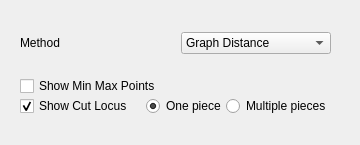
<?xml version="1.0" encoding="UTF-8"?>
<ui version="4.0">
 <class>CutLocusPanel</class>
 <widget class="QWidget" name="CutLocusPanel">
  <property name="geometry">
   <rect>
    <x>0</x>
    <y>0</y>
    <width>360</width>
    <height>145</height>
   </rect>
  </property>
  <property name="windowTitle">
   <string>Cut Locus Panel</string>
  </property>
  <widget class="QWidget" name="verticalLayoutWidget">
   <property name="geometry">
    <rect>
     <x>20</x>
     <y>20</y>
     <width>311</width>
     <height>108</height>
    </rect>
   </property>
   <layout class="QVBoxLayout" name="verticalLayout">
    <property name="spacing">
     <number>10</number>
    </property>
    <item>
     <layout class="QHBoxLayout" name="horizontalLayout">
      <item>
       <widget class="QLabel" name="label">
        <property name="text">
         <string>Method</string>
        </property>
        <property name="alignment">
         <set>Qt::AlignLeading|Qt::AlignLeft|Qt::AlignVCenter</set>
        </property>
        <property name="indent">
         <number>-1</number>
        </property>
       </widget>
      </item>
      <item>
       <widget class="QComboBox" name="methodComboBox">
        <item>
         <property name="text">
          <string>Graph Distance</string>
         </property>
        </item>
        <item>
         <property name="text">
          <string>Geodesics</string>
         </property>
        </item>
       </widget>
      </item>
     </layout>
    </item>
    <item>
     <layout class="QHBoxLayout" name="horizontalLayout_2">
      <item>
       <layout class="QVBoxLayout" name="verticalLayout_2">
        <property name="spacing">
         <number>0</number>
        </property>
        <item>
         <widget class="QCheckBox" name="MinmaxCheckBox">
          <property name="text">
           <string>Show Min Max Points</string>
          </property>
          <property name="checked">
           <bool>false</bool>
          </property>
         </widget>
        </item>
        <item>
         <layout class="QHBoxLayout" name="horizontalLayout_3">
          <property name="spacing">
           <number>0</number>
          </property>
          <item>
           <widget class="QCheckBox" name="CutCheckBox">
            <property name="text">
             <string>Show Cut Locus</string>
            </property>
            <property name="checked">
             <bool>true</bool>
            </property>
           </widget>
          </item>
          <item>
           <widget class="QRadioButton" name="OneCutRadioButton">
            <property name="enabled">
             <bool>true</bool>
            </property>
            <property name="sizePolicy">
             <sizepolicy hsizetype="Fixed" vsizetype="Fixed">
              <horstretch>0</horstretch>
              <verstretch>0</verstretch>
             </sizepolicy>
            </property>
            <property name="minimumSize">
             <size>
              <width>80</width>
              <height>0</height>
             </size>
            </property>
            <property name="layoutDirection">
             <enum>Qt::LeftToRight</enum>
            </property>
            <property name="autoFillBackground">
             <bool>false</bool>
            </property>
            <property name="text">
             <string>One piece</string>
            </property>
            <property name="checked">
             <bool>true</bool>
            </property>
            <attribute name="buttonGroup">
             <string notr="true">buttonGroup</string>
            </attribute>
           </widget>
          </item>
          <item>
           <widget class="QRadioButton" name="MultCutRadioButton">
            <property name="enabled">
             <bool>true</bool>
            </property>
            <property name="sizePolicy">
             <sizepolicy hsizetype="Fixed" vsizetype="Fixed">
              <horstretch>0</horstretch>
              <verstretch>0</verstretch>
             </sizepolicy>
            </property>
            <property name="minimumSize">
             <size>
              <width>100</width>
              <height>0</height>
             </size>
            </property>
            <property name="text">
             <string>Multiple pieces</string>
            </property>
            <attribute name="buttonGroup">
             <string notr="true">buttonGroup</string>
            </attribute>
           </widget>
          </item>
         </layout>
        </item>
       </layout>
      </item>
     </layout>
    </item>
   </layout>
  </widget>
 </widget>
 <resources/>
 <connections/>
 <buttongroups>
  <buttongroup name="buttonGroup"/>
 </buttongroups>
</ui>
